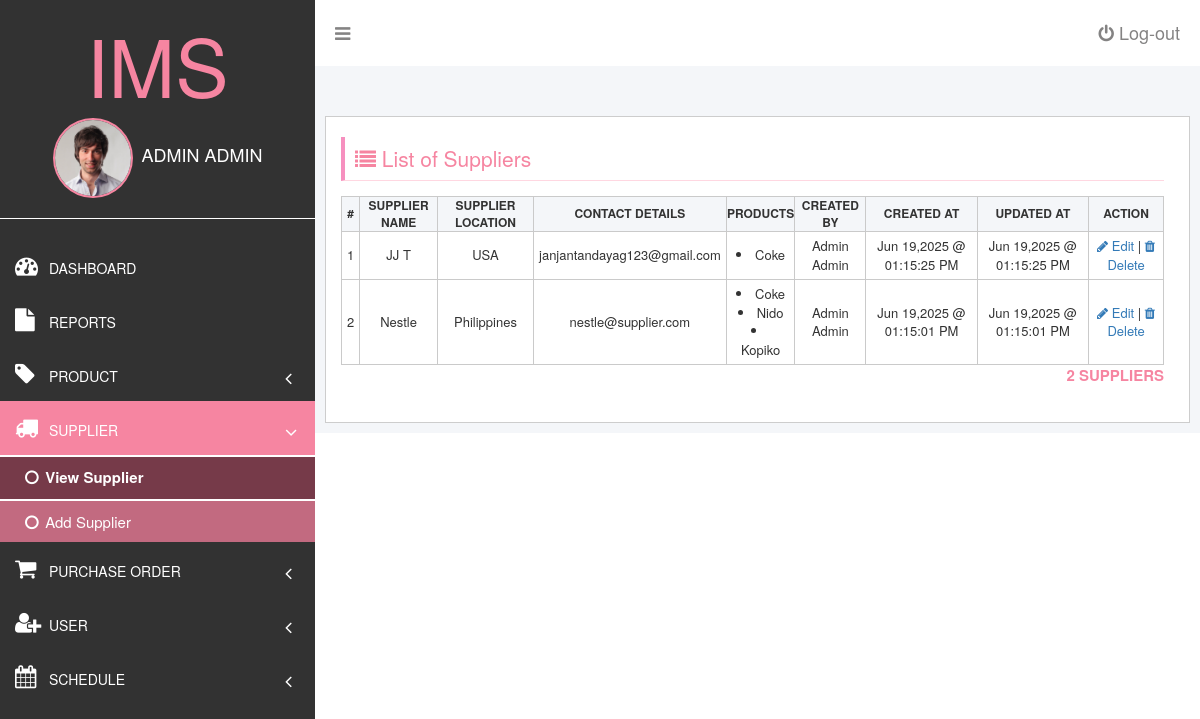
The page /supplier-view.php (signed in) on the database its author committed.
### tables this page shows
CREATE TABLE `suppliers` (
  `id` int(11) NOT NULL,
  `supplier_name` varchar(191) NOT NULL,
  `supplier_location` varchar(191) NOT NULL,
  `email` varchar(100) NOT NULL,
  `created_by` int(11) NOT NULL,
  `created_at` datetime NOT NULL,
  `updated_at` datetime NOT NULL
);

CREATE TABLE `users` (
  `id` int(11) NOT NULL,
  `first_name` varchar(50) NOT NULL,
  `last_name` varchar(50) NOT NULL,
  `password` varchar(2000) NOT NULL,
  `email` varchar(50) NOT NULL,
  `permissions` varchar(5000) DEFAULT NULL,
  `created_at` datetime NOT NULL,
  `updated_at` datetime NOT NULL
);

### database/show.php (called while the page is built)
<?php
include('connection.php');
$table_name = $show_table;
$stmt = $conn->prepare("SELECT * FROM $table_name ORDER BY created_at DESC");
$stmt->execute();
$stmt->setFetchMode(PDO::FETCH_ASSOC);
return $stmt->fetchAll();

### supplier-view.php (the view, shortened to what this page needs)
<?php
	$show_table = 'suppliers';
	$suppliers = include('database/show.php');
?>
<!DOCTYPE html>
<html>
<head>
	<?php include('partials/app-header-scripts.php'); ?>
</head>
<body>
	<div id="dashboardMainContainer">
		<?php include('partials/app-sidebar.php') ?>
		<div class="dasboard_content_container" id="dasboard_content_container">
			<?php include('partials/app-topnav.php') ?>
			<div class="dashboard_content">
				<?php if(in_array('supplier_view', $user['permissions'])) { ?>
				<div class="dashboard_content_main">
					<div class="row">
						<div class="column column-12">
							<h1 class="section_header"><i class="fa fa-list"></i> List of Suppliers</h1>
							<div class="section_content">
								<div class="users">
									<table>
										<thead>
											<tr>
												<th>#</th>
												<th>Supplier Name</th>
												<th>Supplier Location</th>
												<th>Contact Details</th>
												<th>Products</th>
												<th>Created By</th>
												<th>Created At</th>
												<th>Updated At</th>
												<th>Action</th>
											</tr>
										</thead>
										<tbody>
											<?php foreach($suppliers as $index => $supplier){ ?>
												<tr>
													<td><?= $index + 1 ?></td>
													<td>
														<?= $supplier['supplier_name'] ?>
													</td>
													<td><?= $supplier['supplier_location'] ?> </td>
													<td><?= $supplier['email'] ?></td>
													<td>
														<?php
															$product_list = '-';
															$sid = $supplier['id'];
															$stmt = $conn->prepare("
																SELECT product_name
																	FROM products, productsuppliers
																	WHERE
																		productsuppliers.supplier=$sid
																			AND
																		productsuppliers.product = products.id
																");
															$stmt->execute();
															$row = $stmt->fetchAll(PDO::FETCH_ASSOC);
															if($row){
																$product_arr = array_column($row, 'product_name');
																$product_list = '<li>' . implode("</li><li>", $product_arr);
															}
															echo $product_list;
														?>
													</td>
													<td>
														<?php
															$uid = $supplier['created_by'];
															$stmt = $conn->prepare("SELECT * FROM users WHERE id=$uid");
															$stmt->execute();
															$row = $stmt->fetch(PDO::FETCH_ASSOC);
															$created_by_name = $row['first_name'] . ' ' . $row['last_name'];
															echo $created_by_name;
														?>
													</td>
													<td><?= date('M d,Y @ h:i:s A', strtotime($supplier['created_at'])) ?></td>
													<td><?= date('M d,Y @ h:i:s A', strtotime($supplier['updated_at'])) ?></td>
													<td>
														<a href=""
															class="<?= in_array('supplier_edit', $user['permissions']) ? 'updateSupplier' : 'accessDeniedErr' ?>"
															data-sid="<?= $supplier['id'] ?>"> <i class="fa fa-pencil"></i> Edit</a> |
														<a href=""
															class="<?= in_array('supplier_delete', $user['permissions']) ? 'deleteSupplier' : 'accessDeniedErr' ?>"
															data-name="<?= $supplier['supplier_name'] ?>" data-sid="<?= $supplier['id'] ?>"> <i class="fa fa-trash"></i> Delete</a>
													</td>
												</tr>
											<?php } ?>
										</tbody>
									</table>
									<p class="userCount"><?= count($suppliers) ?> suppliers </p>
								</div>
							</div>
						</div>
					</div>
				</div>
				<?php } else { ?>
					<div id="errorMessage"> Access denied.</div>
				<?php } ?>
			</div>
		</div>
	</div>
<?php
	include('partials/app-scripts.php');
	$show_table = 'products';
	$products = include('database/show.php');
?>
</body>
</html>

### css/login.css (style rules this page uses)
*,*::before,*::after { box-sizing:border-box }
body,h1,h2,h3,h4,p,ul[class],ol[class],figure,blockquote,dl,dd { margin:0 }
body { min-height:100vh;scroll-behavior:smooth;text-rendering:optimizeSpeed;line-height:1.5 }
body { font-family: arial; }
#dashboardMainContainer { flex-direction: row; }
div.dasboard_content_container { margin-left: 315px; background: #f4f6f9; }
div.dashboard_content { padding: 50px 10px 10px 10px; }
div.dashboard_content_main { background: #fff; height:100%; border: 1px solid #cdcdcd; padding-left: 20px; padding-bottom: 25px; }
div.row { display: flex; flex-direction: row; flex-wrap: wrap; width: 100%; }
div.column { width: 100%; padding:0px 10px; }
h1.section_header { font-size: 21px; color: #f685a1; border-bottom: 1px solid #ffd7e1; padding-bottom: 11px; padding: 10px; border-left: 4px solid #f690bf; margin-bottom: 15px; }
table, th, td { border: 1px solid #cacaca; border-collapse: collapse; }
table { width:100%; }
table th { font-size: 12px; text-transform: uppercase; text-align: center; background: #f4f6f9; }
table td { font-size: 13px; text-align: center; padding:5px; }
p.userCount { text-align: right; font-size: 15px; font-weight: bold; text-transform: uppercase; color: #f685a1; }
div.dashboard_content_main { display: flex; flex-direction: row; }

### rows shown on the page
suppliers: supplier_name "JJ T", supplier_location "USA", email "janjantandayag123@gmail.com", product_arr "Coke", created_by.last_name "Admin Admin", created_at "Jun 19,2025 @ 01:15:25 PM", updated_at "Jun 19,2025 @ 01:15:25 PM"
suppliers: supplier_name "Nestle", supplier_location "Philippines", email "nestle@supplier.com", product_arr "Coke Nido Kopiko", created_by.last_name "Admin Admin", created_at "Jun 19,2025 @ 01:15:01 PM", updated_at "Jun 19,2025 @ 01:15:01 PM"

### other values the page prints
$user['first_name'] "ADMIN"
$user['last_name'] "ADMIN"
count($suppliers) "2"
